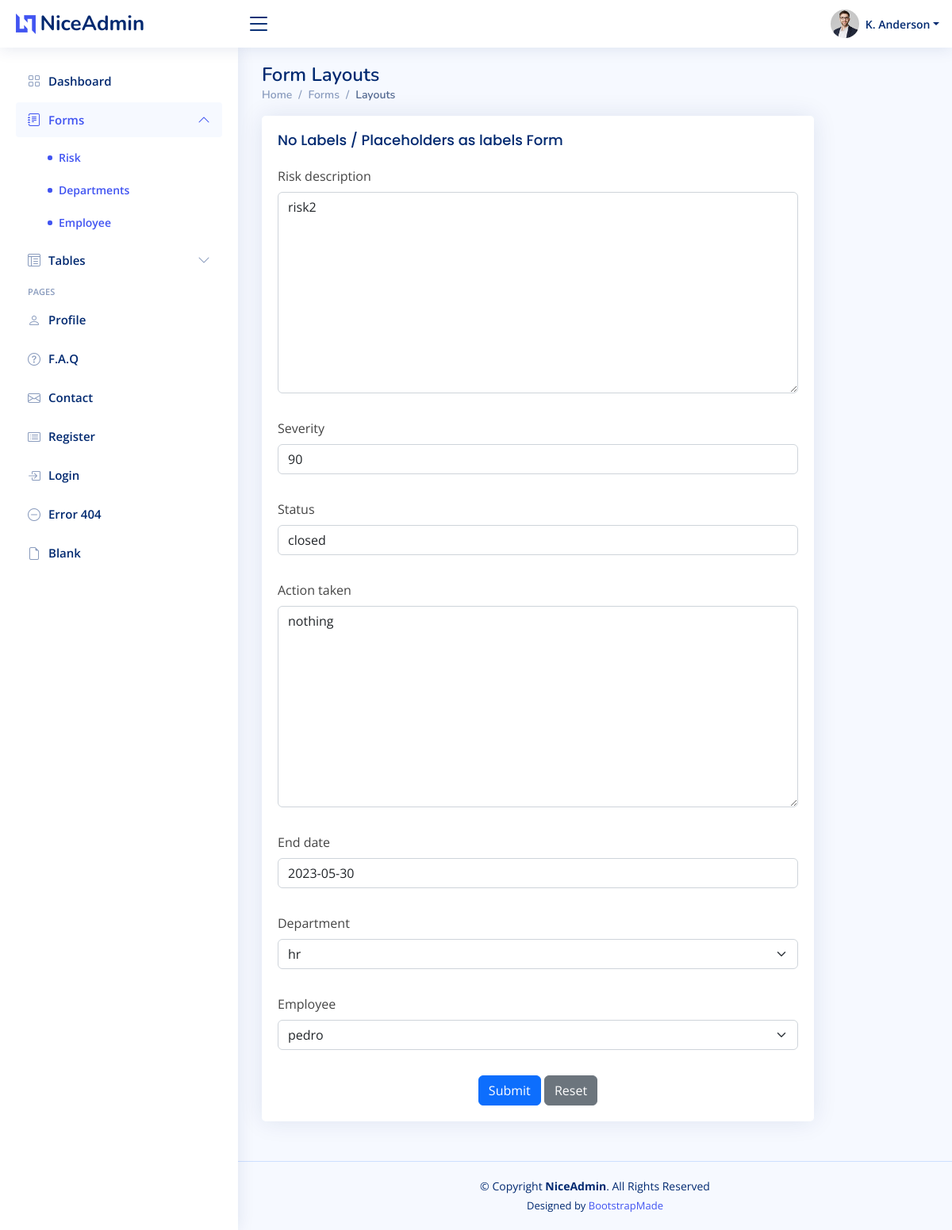
The page /update_risk/4/ (signed in) on the database its author committed.
### risk_management/models.py (models this page shows, shortened)
class Risk(models.Model):
        risk_description= models.TextField()
        severity= models.IntegerField()
        status= models.CharField(max_length=255)
        action_taken= models.TextField()
        end_date= models.DateField()
        department= models.ForeignKey(Department,on_delete=models.CASCADE)
        employee= models.ForeignKey(Employee,on_delete=models.CASCADE)
        last_update= models.DateTimeField(auto_now=True)

### risk_management/views.py (the view)
# urls.py: path('update_risk/<str:pk>/', views.update_risk, name="update_risk"),
@login_required(login_url="welcome")
def update_risk(request, pk):
     risk = Risk.objects.get(id=pk)
     form =RiskForm(instance=risk)
     if request.method == 'POST':
          form = RiskForm(request.POST, instance=risk )
          if form.is_valid():
               form.save()
               return redirect('home')
     context = {'form':form}
     return render(request,'risk_management/new_risk_form.html', context )

### risk_management/forms.py
class RiskForm(ModelForm):
        class Meta:
            model  =   Risk
            fields = '__all__'

### risk_management/models.py (called while the page is built)
        def __str__(self):
                return self.name_department

        def __str__(self):
                return self.first_name

### risk_management/templates/risk_management/new_risk_form.html (shortened to what this page needs)
{% extends 'new_main.html' %}
{% load crispy_forms_tags %}
{% block content %}
<main id="main" class="main">
    <div class="pagetitle">
      <h1>Form Layouts</h1>
      <nav>
        <ol class="breadcrumb">
          <li class="breadcrumb-item"><a href="index.html">Home</a></li>
          <li class="breadcrumb-item">Forms</li>
          <li class="breadcrumb-item active">Layouts</li>
        </ol>
      </nav>
    </div>
    <section class="section">
      <div class="row">
        <div class="col-lg-10">
          <div class="card">
            <div class="card-body">
              <h5 class="card-title">No Labels / Placeholders as labels Form</h5>
              <form class="row g-3" action="" method="POST" >
                {{ form | crispy }}
                <div class="text-center">
                  <button type="submit" class="btn btn-primary">Submit</button>
                  <button type="reset" class="btn btn-secondary">Reset</button>
                </div>
              </form>
            </div>
          </div>
        </div>
      </div>
    </section>
  </main>
  {% endblock content%}

### static/css/style.css (style rules this page uses)
:root { scroll-behavior: smooth; }
body { font-family: "Open Sans", sans-serif; background: #f6f9ff; color: #444444; }
a { color: #4154f1; text-decoration: none; }
h1, h2, h3, h4, h5, h6 { font-family: "Nunito", sans-serif; }
#main { margin-top: 60px; padding: 20px 30px; transition: all 0.3s; }
.pagetitle { margin-bottom: 10px; }
.pagetitle h1 { font-size: 24px; margin-bottom: 0; font-weight: 600; color: #012970; }
.card { margin-bottom: 30px; border: none; border-radius: 5px; box-shadow: 0px 0 30px rgba(1, 41, 112, 0.1); }
.card-title { padding: 20px 0 15px 0; font-size: 18px; font-weight: 500; color: #012970; font-family: "Poppins", sans-serif; }
.card-body { padding: 0 20px 20px 20px; }
.breadcrumb { font-size: 14px; font-family: "Nunito", sans-serif; color: #899bbd; font-weight: 600; }
.breadcrumb a { color: #899bbd; transition: 0.3s; }
.breadcrumb .breadcrumb-item::before { color: #899bbd; }
.breadcrumb .active { color: #51678f; font-weight: 600; }
@media (min-width: 1200px) { #main, #footer { margin-left: 300px; } }

### rows shown on the page
Risk: risk_description "risk2", severity "90", status "closed", action_taken "nothing", end_date "2023-05-30", department "hr", employee "pedro"
